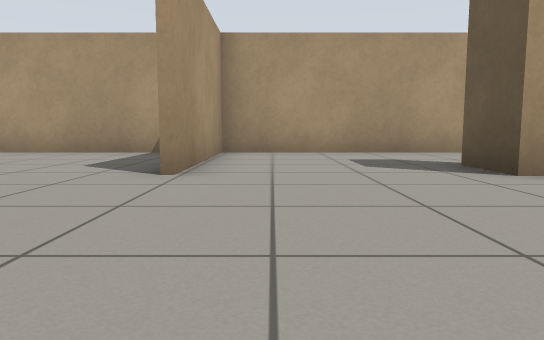
View 1 (above)

23 first-person views from a walk through a Gazebo world. The camera is 0.5 m above the floor, tilts 6° down and sees 70° across. The floor is counted in squares, 1 m on a side. Each view is taken from the middle of a square. On the plan, view 1 faces up. The plan holds only what a view shows up to about 9 squares ahead; the rest is blank.

View 2
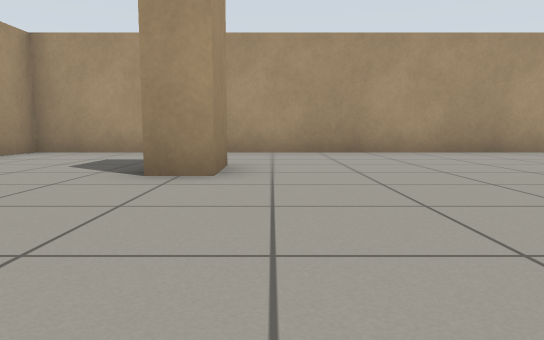

View 3
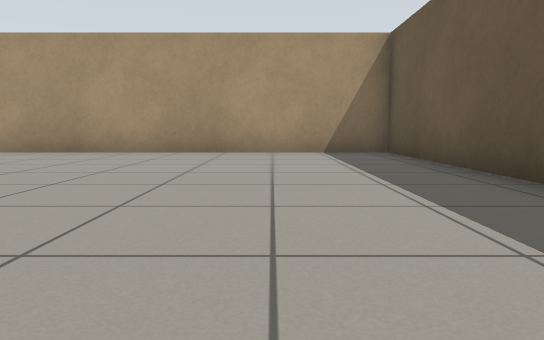

View 4
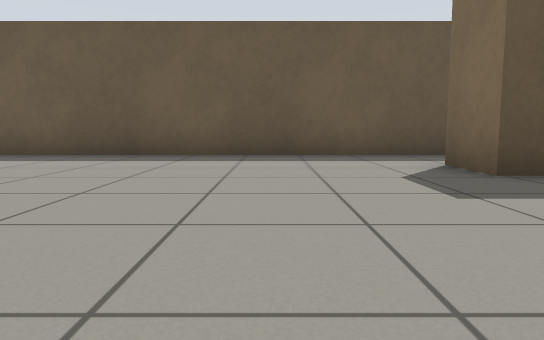

View 5
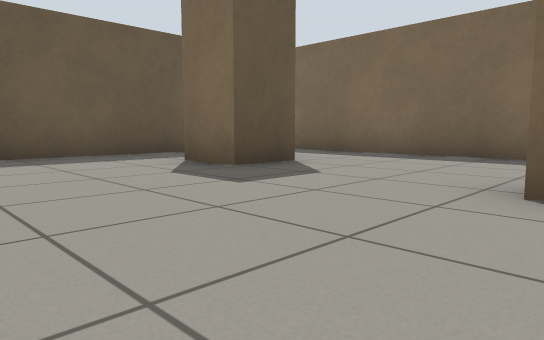

View 6
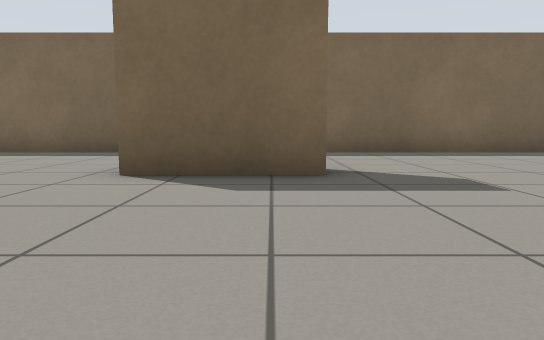

View 7
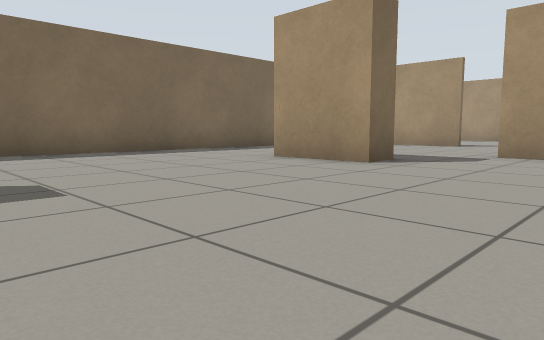

View 8
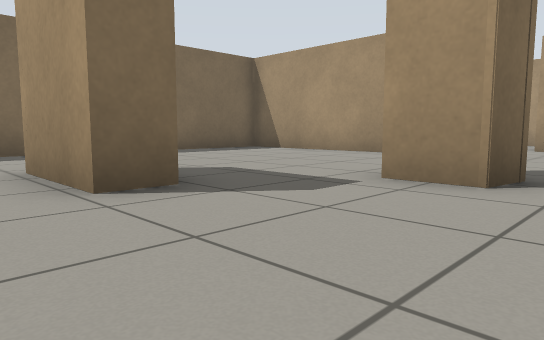

View 9
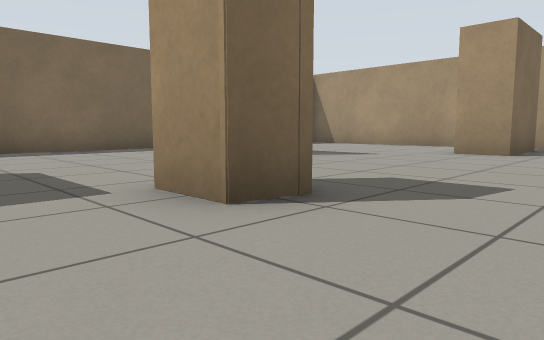

View 10
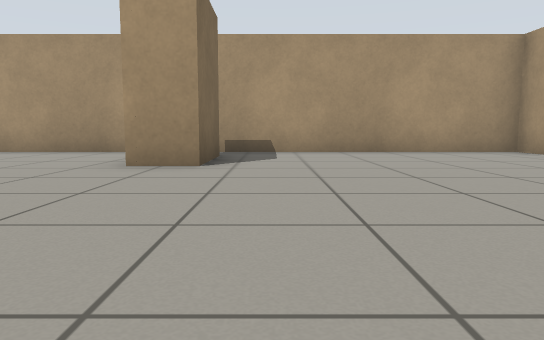

View 11
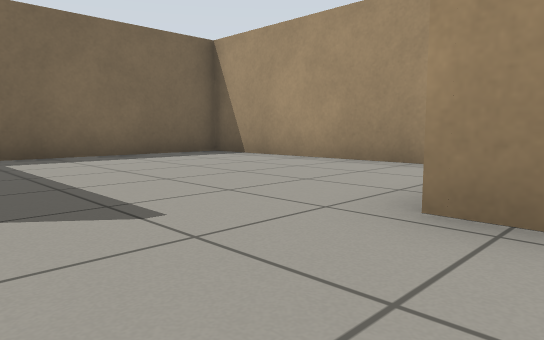

View 12
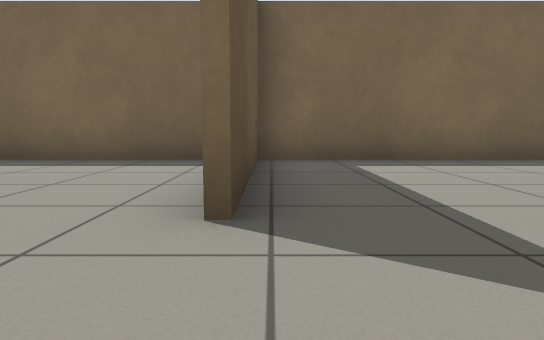

View 13
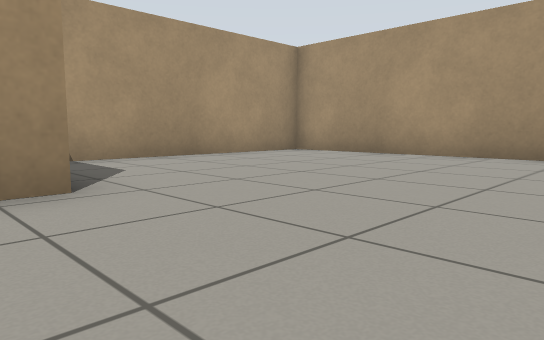

View 14
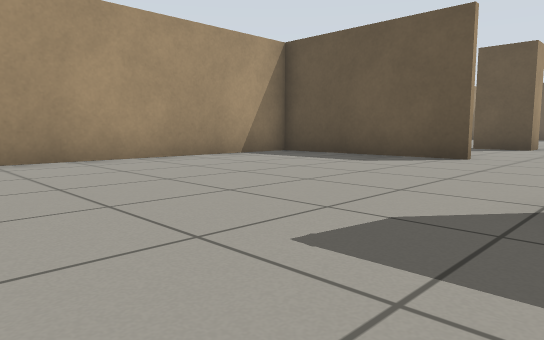

View 15
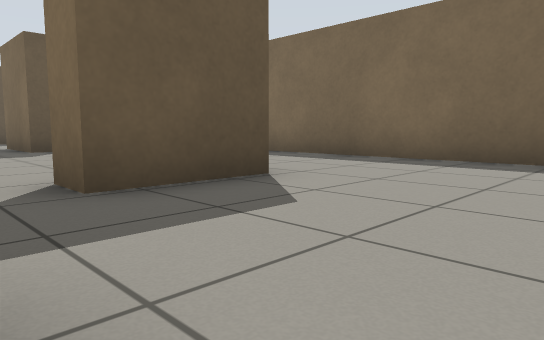

View 16
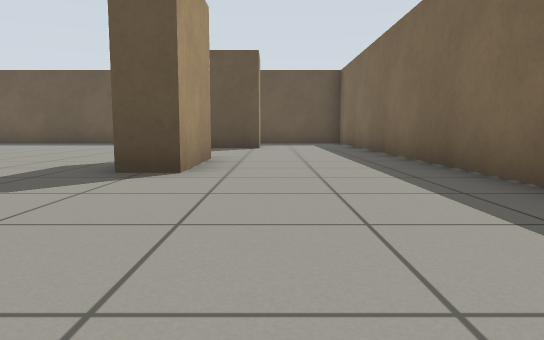

View 17
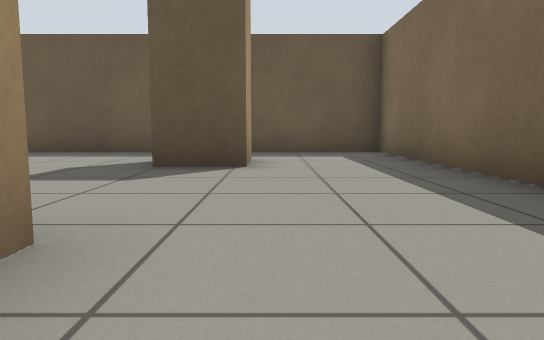

View 18
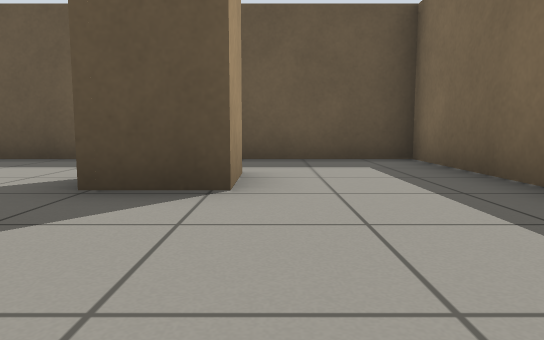

View 19
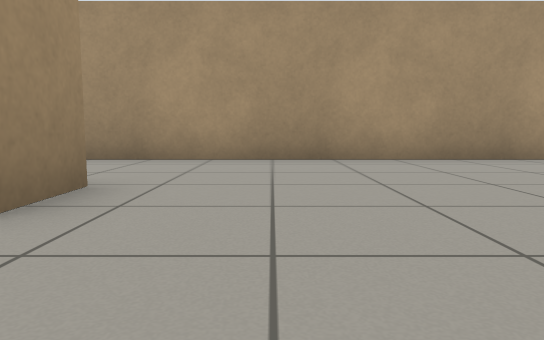

View 20
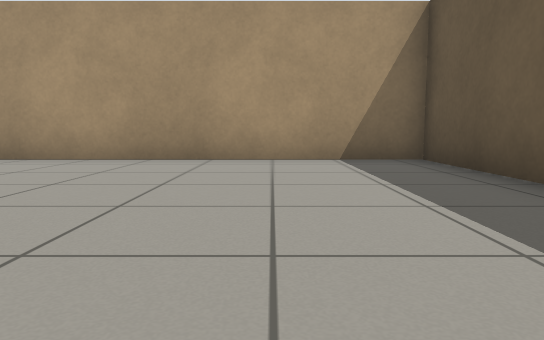

View 21
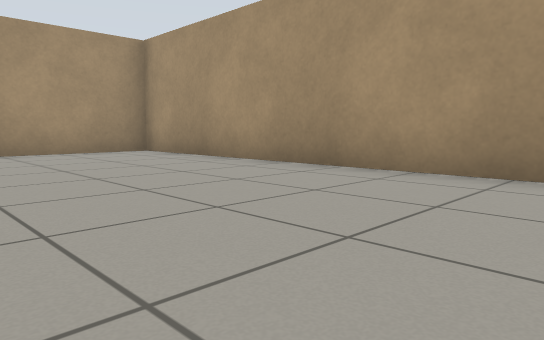

View 22
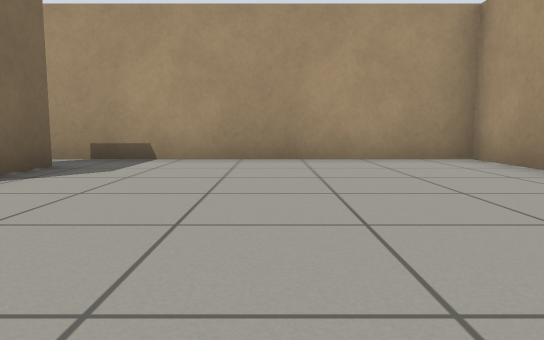

View 23
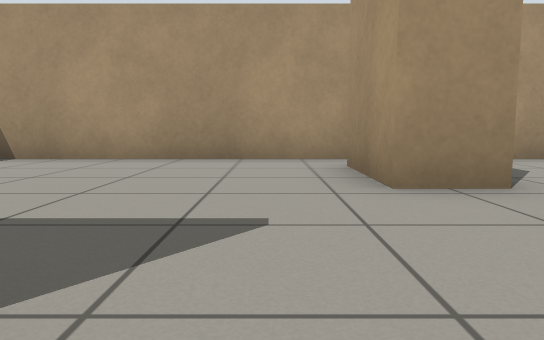

### Floor plan
Ten units are one square. View 1 is at (0, 0); x grows to the right and y downward. Boxes are objects, and circles mark ways between rooms. Rooms are numbered by the first view taken in them; rooms with no view inside come last. Other rooms are left out.
<svg viewBox="-150 -89 280 148">
<path fill="none" stroke="#000" d="M-12 -41 -12 -84 -145 -84 -145 -5M34 -55 34 -41 26 -41 26 -55M-29 21 -29 1 -21 1 -21 21M-54 -20 -46 -20 -46 -9M-55 -21 -46 -20M57 20 34 20 34 12 58 12M-86 13 -86 24M-79 54 125 54 125 -84 -11 -84 -11 -41M105 27 91 27 91 14 105 14M-132 -20 -112 -20 -112 -10M-112 -10 -133 -10M-145 -5 -145 54 -88 54 -88 10"/>
<circle cx="-140" cy="-15" r="3" fill="#2a7"/>
<circle cx="-95" cy="5" r="3" fill="#2a7"/>
<text x="0" y="-20">1</text>
<text x="-120" y="30">2</text>
</svg>
Room 1 opens to room 2.

Where each view was taken, in squares from view 1:
view 1: 0 up, 0 right, facing up
view 2: 0 up, 4 right, facing up
view 3: 0 up, 10 right, facing up
view 4: 1 up, 5 right, facing right
view 5: 2 up, 5 right, facing down-right
view 6: 3 up, 4 right, facing down
view 7: 3 up, 3 right, facing down-left
view 8: 3 up, 1 left, facing down-left
view 9: 4 up, 3 left, facing down-left
view 10: 3 up, 6 left, facing left
view 11: 2 up, 9 left, facing down-left
view 12: 1 up, 9 left, facing down
view 13: 1 up, 8 left, facing up-left
view 14: 2 up, 8 left, facing up-right
view 15: 1 up, 6 left, facing down-right
view 16: 3 down, 1 left, facing right
view 17: 3 down, 4 right, facing right
view 18: 3 down, 6 right, facing right
view 19: 2 up, 5 right, facing up
view 20: 2 up, 10 right, facing up
view 21: 4 up, 6 left, facing up-left
view 22: 5 up, 8 left, facing left
view 23: 0 up, 8 left, facing left
